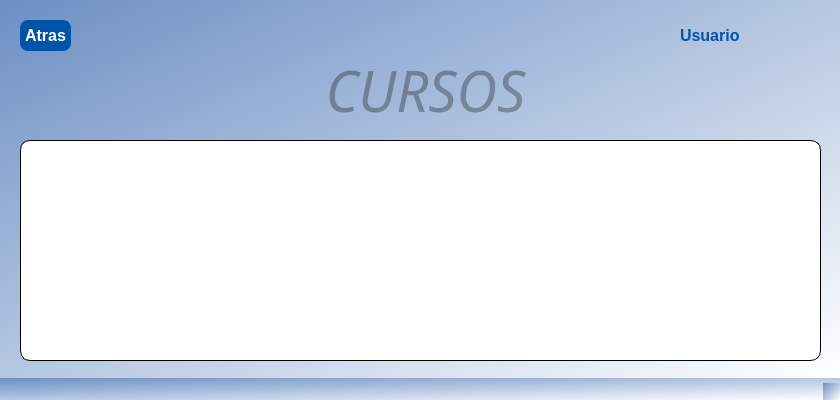
<?xml version="1.0" encoding="UTF-8"?>
<ui version="4.0">
 <class>MainWindow</class>
 <widget class="QMainWindow" name="MainWindow">
  <property name="geometry">
   <rect>
    <x>0</x>
    <y>0</y>
    <width>840</width>
    <height>400</height>
   </rect>
  </property>
  <property name="windowTitle">
   <string>MainWindow</string>
  </property>
  <property name="styleSheet">
   <string notr="true">background-color: qlineargradient(spread:pad, x1:0, y1:0, x2:1, y2:1, stop:0 rgba(108, 143, 196, 255), stop:1 rgba(255, 255, 255, 255));</string>
  </property>
  <widget class="QWidget" name="centralwidget">
   <widget class="QLabel" name="label_userOn">
    <property name="geometry">
     <rect>
      <x>680</x>
      <y>20</y>
      <width>151</width>
      <height>31</height>
     </rect>
    </property>
    <property name="font">
     <font>
      <pointsize>12</pointsize>
      <bold>true</bold>
     </font>
    </property>
    <property name="styleSheet">
     <string notr="true">QLabel {
background-color: transparent;
color:rgb(0, 84, 166);
}</string>
    </property>
    <property name="text">
     <string>Usuario</string>
    </property>
   </widget>
   <widget class="QLabel" name="label_title_cursos">
    <property name="geometry">
     <rect>
      <x>20</x>
      <y>50</y>
      <width>811</width>
      <height>81</height>
     </rect>
    </property>
    <property name="font">
     <font>
      <family>Snap ITC</family>
      <pointsize>42</pointsize>
      <italic>true</italic>
     </font>
    </property>
    <property name="styleSheet">
     <string notr="true">background-color:transparent;
color: rgba(0, 0, 0, 0.3); </string>
    </property>
    <property name="text">
     <string>CURSOS</string>
    </property>
    <property name="alignment">
     <set>Qt::AlignmentFlag::AlignCenter</set>
    </property>
   </widget>
   <widget class="QPushButton" name="btn_back_cursos">
    <property name="geometry">
     <rect>
      <x>20</x>
      <y>20</y>
      <width>51</width>
      <height>31</height>
     </rect>
    </property>
    <property name="font">
     <font>
      <pointsize>12</pointsize>
      <italic>false</italic>
      <bold>true</bold>
     </font>
    </property>
    <property name="cursor">
     <cursorShape>PointingHandCursor</cursorShape>
    </property>
    <property name="mouseTracking">
     <bool>true</bool>
    </property>
    <property name="tabletTracking">
     <bool>false</bool>
    </property>
    <property name="focusPolicy">
     <enum>Qt::FocusPolicy::StrongFocus</enum>
    </property>
    <property name="styleSheet">
     <string notr="true">QPushButton {
background-color: rgb(0, 84, 166);
color: rgb(255, 255, 255);
border-radius:8px;
}
QPushButton:hover {
background-color:white;
color:rgb(0, 84, 166);
}
QPushButton:pressed  {
background-color: rgb(0, 84, 166);
color: rgb(255, 255, 255);
}
</string>
    </property>
    <property name="text">
     <string>Atras</string>
    </property>
   </widget>
   <widget class="QTableView" name="search_listView_cursos">
    <property name="geometry">
     <rect>
      <x>20</x>
      <y>140</y>
      <width>801</width>
      <height>221</height>
     </rect>
    </property>
    <property name="styleSheet">
     <string notr="true">background-color: rgb(255, 255, 255);
border-radius:10px;
border:1px solid black;
</string>
    </property>
   </widget>
  </widget>
  <widget class="QStatusBar" name="statusbar"/>
 </widget>
 <resources/>
 <connections/>
</ui>
